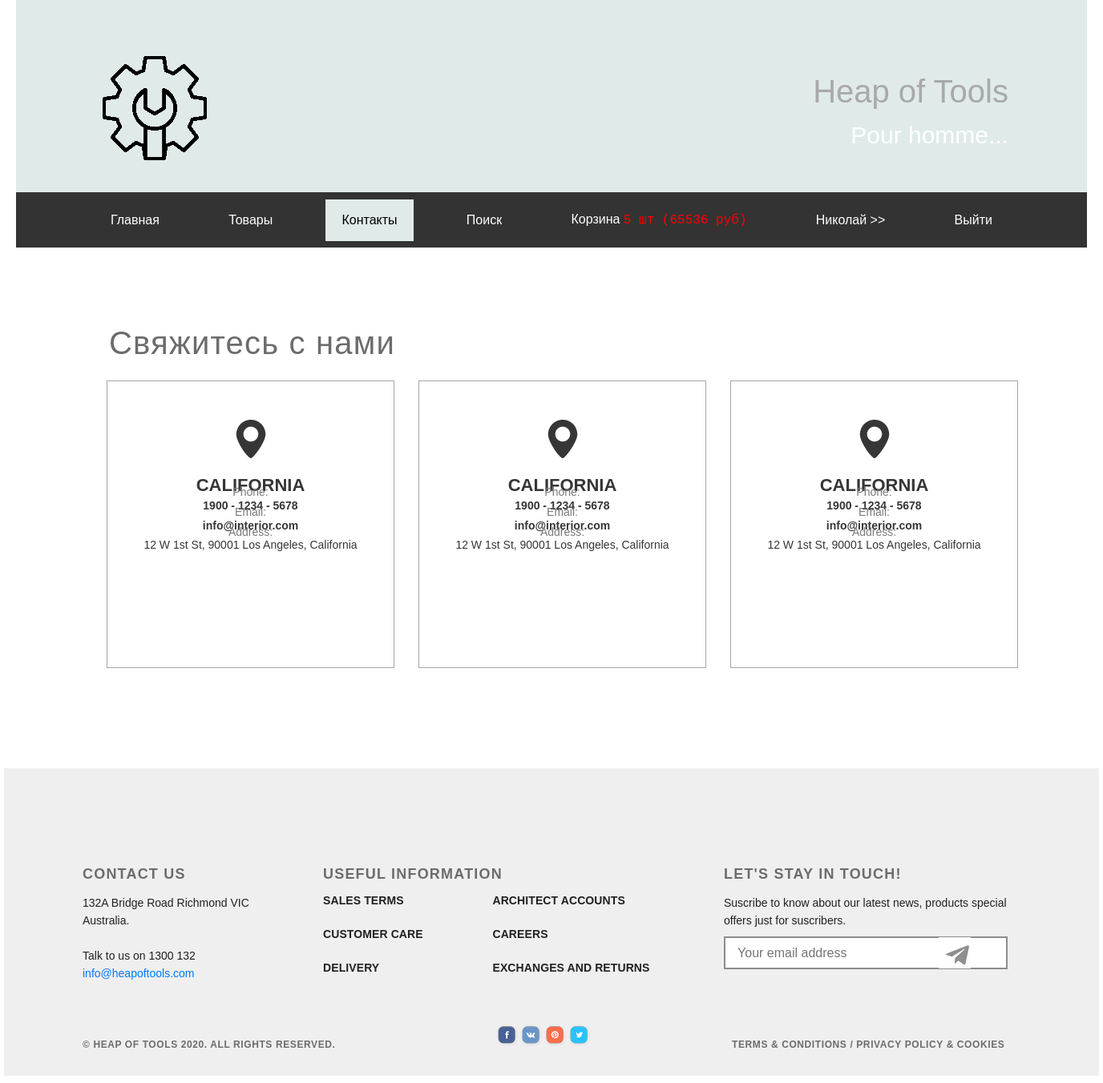
Page /contact/ (signed in) on the committed database.
### basketapp/models.py (models this page shows, shortened)
class Basket(models.Model):
    objects = BasketQuerySet.as_manager()
    user = models.ForeignKey(settings.AUTH_USER_MODEL, on_delete=models.CASCADE)
    product = models.ForeignKey(Product, on_delete=models.CASCADE)
    quantity = models.PositiveIntegerField(verbose_name='количество', default=0)
    add_datetime = models.DateTimeField(verbose_name='время добавления', auto_now_add=True)
    def _get_product_cost(self):
        return self.product.price * self.quantity
    product_cost = property(_get_product_cost)
    def _get_total_quantity(self):
        _items = Basket.objects.filter(user=self.user)
        _totalquantity = sum(list(map(lambda x: x.quantity, _items)))
        return _totalquantity
    total_quantity = property(_get_total_quantity)
    def _get_total_cost(self):
        _items = Basket.objects.filter(user=self.user)
        _totalcost = sum(list(map(lambda x: x.product_cost, _items)))
        return _totalcost
    total_cost = property(_get_total_cost)

### authapp/models.py (models this page shows, shortened)
class ShopUser(AbstractUser):
    avatar = models.ImageField(upload_to='users_avatars', blank=True)
    age = models.PositiveIntegerField(verbose_name='возраст', default=18)
    activation_key = models.CharField(verbose_name='ключ подтверждения', max_length=128, blank=True)
    activation_key_expires = models.DateTimeField(default=(now() + timedelta(hours=48)))

### mainapp/models.py (models this page shows, shortened)
class Product(models.Model):
    category = models.ForeignKey(ProductCategory, on_delete=models.CASCADE)
    name = models.CharField(verbose_name='имя продукта', max_length=128)
    image = models.ImageField(upload_to='products_images', blank=True)
    short_desc = models.CharField(verbose_name='краткое описание продукта', max_length=60, blank=True)
    description = models.TextField(verbose_name='описание продукта', blank=True)
    price = models.DecimalField(verbose_name='цена продукта', max_digits=8, decimal_places=2, default=0)
    quantity = models.PositiveIntegerField(verbose_name='количество на складе', default=0)
    is_active = models.BooleanField(verbose_name='активна', default=True)

### mainapp/views.py (the view)
# urls.py: re_path(r'^contact/', mainapp.contact, name='contact'),
def contact(request):
    title = 'Контакты'
    basket = get_basket(request.user)
    content = {
        'title': title,
    }
    return render(request, 'mainapp/contact.html', content)

### mainapp/context_processors.py (called while the page is built)
def basket(request):
    print(f'context processor basket works')
    basket = []
    if request.user.is_authenticated:
        basket = Basket.objects.filter(user=request.user)
    return {
        'basket': basket,
    }

### mainapp/views.py (called while the page is built)
def get_basket(user):
    if user.is_authenticated:
        return Basket.objects.filter(user=user)
    else:
        return []

### mainapp/templates/mainapp/contact.html (shortened to what this page needs)
{% extends 'mainapp/base.html' %}
{% load staticfiles %}
{% block css %}
{{ block.super }}
{% endblock %}
{% block page_header %}
{{ block.super }}
{% endblock %}
{% block page_content %}
<div class="contact_main">
    <div class="contact_head">
        <h1>Свяжитесь с нами</h1>
    </div>
    <div class="contact_places">
        <div class="contact_center_board">
            <div class="medium_board board_1">
                <div class="img_marker"><img src="img/marker.png" alt=""></div>
                <div class="location_name">California</div>
                <div class="address">
                    <br>
                    <h6 class="small_head">Phone:</h6>
                    <a href="#" class="contact_phone">1900 - 1234 - 5678</a>
                    <br>
                    <h6 class="small_head">Email:</h6>
                    <a href="#" class="contact_email">info@interior.com</a>
                    <br>
                    <h6 class="small_head">Address:</h6>
                    <p class="contact_address">12 W 1st St, 90001 Los Angeles, California</p>
                </div>
            </div>
            <div class="medium_board board_2">
                <div class="img_marker"><img src="img/marker.png" alt=""></div>
                <div class="location_name">California</div>
                <div class="address">
                    <br>
                    <h6 class="small_head">Phone:</h6>
                    <a href="#" class="contact_phone">1900 - 1234 - 5678</a>
                    <br>
                    <h6 class="small_head">Email:</h6>
                    <a href="#" class="contact_email">info@interior.com</a>
                    <br>
                    <h6 class="small_head">Address:</h6>
                    <p class="contact_address">12 W 1st St, 90001 Los Angeles, California</p>
                </div>
            </div>
            <div class="medium_board board_3">
                <div class="img_marker"><img src="img/marker.png" alt=""></div>
                <div class="location_name">California</div>
                <div class="address">
                    <br>
                    <h6 class="small_head">Phone:</h6>
                    <a href="#" class="contact_phone">1900 - 1234 - 5678</a>
                    <br>
                    <h6 class="small_head">Email:</h6>
                    <a href="#" class="contact_email">info@interior.com</a>
                    <br>
                    <h6 class="small_head">Address:</h6>
                    <p class="contact_address">12 W 1st St, 90001 Los Angeles, California</p>
                </div>
            </div>
        </div>
    </div>
</div>
{% endblock %}
{% block footer %}
{{ block.super }}
{% endblock %}

### mainapp/templates/includes/inc_navbar.html (shortened to what this page needs)
<div class="navbar">
    <a href="{% url 'main' %}" {% if request.resolver_match.url_name == 'main' %}class="active" {% endif %}>Главная</a>
    <a href="{% url 'products:index' %}"
        class="{% if request.resolver_match.namespace == 'products' %}active{% endif %}">Товары</a>
    <a href="{% url 'contact' %}" {% if request.resolver_match.url_name == 'contact' %}class="active"
        {% endif %}>Контакты</a>
    <a href="#">Поиск</a>
    {% if user.is_authenticated %}
    <a class="right" href="{% url 'basket:view' %}"
        class="{% if request.resolver_match.namespace == 'basket' %}active{% endif %}">Корзина
        <span class="basket_counter">
            {% if basket %}
            {{ basket.0.total_quantity }} шт
            ({{ basket.0.total_cost|floatformat:0 }} руб)
            {% endif %}
        </span>
    </a>
    <div class="sub_nav_menu">
            <a href="#">{{ user.first_name|default:'Пользователь' }} >></a>
    </div>
    {% endif %}
    {% if user.is_authenticated %}
    <a href="{% url 'auth:logout' %}" class="right">Выйти</a>
    {% else %}
    <a href="{% url 'auth:login' %}" class="right">Войти</a>
    {% endif %}
</div>

### static/css/main_style.css (style rules this page uses)
html, body { height: 100%; }
body { font-family: Arial, Helvetica, sans-serif; }
.navbar { overflow: hidden; background-color: #333; padding-left: 98px; padding-right: 98px; }
.navbar a { float: left; display: block; color: white; text-align: center; padding: 14px 20px; text-decoration: none; }
.navbar a.right { float: right; }
.navbar .active { background-color: #e0eae9; color: black; }
.contact_main { height: 600px; background-image: url(/static/img/contact_bg.png); position: relative; margin-top: 50px; margin-left: 98px; }
.contact_head { margin-top: 45px; font-size: 24px; font-weight: 100; letter-spacing: 1.2px; margin-left: 18px; float: left; color: #6c6c6c; }
.contact_places { height: 463px; margin: 0 auto }
.contact_center_board { content: ""; display: table; clear: both; display: inline-flex; }
.medium_board { margin: 15px; border: 1px solid #9c9c9c; background-color: #ffffff; opacity: 0.9; width: 359px; height: 359px; text-align: center; line-height: 0; display: inline-block; }
.board_1 { float: left; }
.board_3 { float: right; }
.img_marker { margin: 48px auto 34px; }
.location_name { color: #212121; font-size: 22px; font-weight: 700; text-transform: uppercase; margin: 0 auto; }
.address { color: #212121; font-size: 14px; font-weight: 700; }
.address a { text-decoration: none; color: #212121; }
h6.small_head { font-size: 14px; color: #6c6c6c; }
.contact_address { font-weight: 300; }
.basket_counter { width: 25px; height: 25px; font-family: monospace; color: red; }
.sub_nav_menu { padding: 0px; margin: 0px; float: left; }

### rows in the picture
Basket: user+quantity "5", user+product+quantity "65536"
ShopUser: first_name "Николай"
